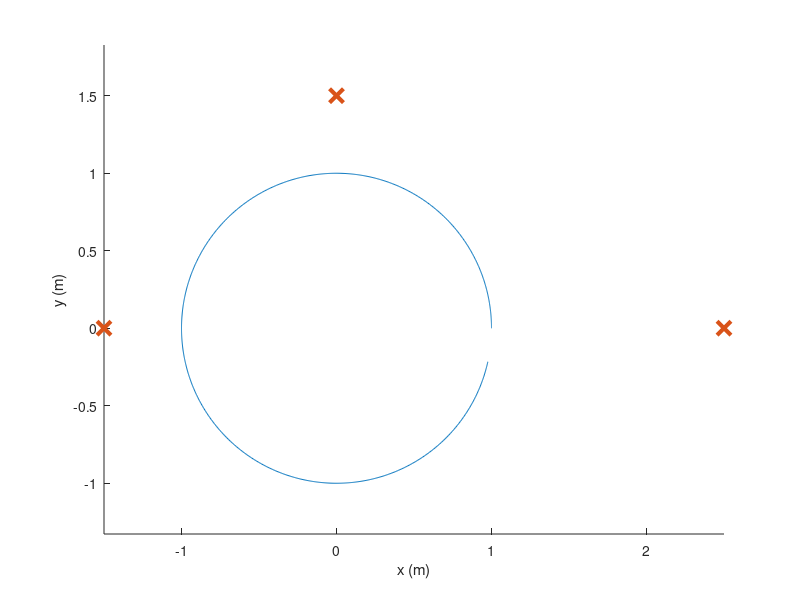
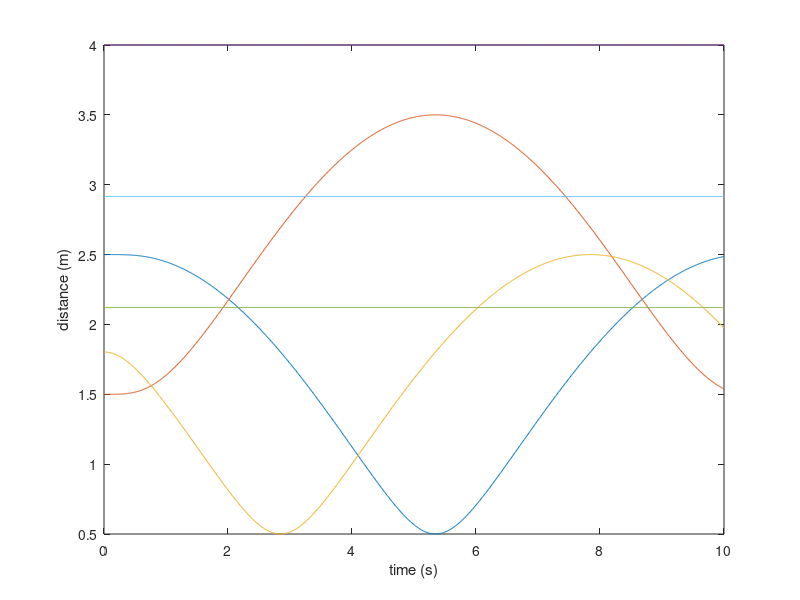

Here is the MATLAB script that generated these plots, in order: (Note: this script raises an error after producing the figures.)
clc;
clear;
close all;

%% scenario

dt = 1e-2;
duration = 10;
time = (0:dt:duration)';
N = length(time);

radius = 1;
omega = 2 * pi * tanh(2 * time) / duration;
velocity = radius * omega;
acceleration = gradient(velocity, dt);
angle = cumtrapz(dt, omega);
path = radius * [cos(angle) sin(angle)];
attitude = pi / 2 + angle;
anchors = [
    -1.5 0.0;
     2.5 0.0;
     0.0 1.5;
];

figure; hold on; axis equal;
plot(path(:, 1), path(:, 2));
plot(anchors(:, 1), anchors(:, 2), 'x', 'MarkerSize', 10, 'LineWidth', 3);
xlabel('x (m)');
ylabel('y (m)');

%% distances

target_distance = pdist2(path, anchors);
anchor_distance = pdist(anchors);

distance = [target_distance repmat(anchor_distance, N, 1)];

figure;
plot(time, distance);
xlabel('time (s)');
ylabel('distance (m)');

%% dead reckoning

target_x = {'x'; 'y'; 'theta'; 'v'};
anchor_x = cell(2 * height(anchors), 1);
for i = 1:height(anchors)
    anchor_x{2 * i - 1} = ['x_' num2str(i)];
    anchor_x{2 * i} = ['y_' num2str(i)];
end

x_sym = str2sym([target_x; anchor_x]);
u_sym = str2sym({'a'; 'omega'});
vars_sym = [x_sym; u_sym];

target_f = {
    'x + v * dt * cos(theta)';
    'y + v * dt * sin(theta)';
    'theta + omega * dt';
    'v + a * dt';
};

f_sym = str2sym([target_f; anchor_x]);

% linearization
A_sym = jacobian(f_sym, x_sym);
G_sym = jacobian(f_sym, u_sym);

% code generation
f_func = matlabFunction(subs(f_sym, 'dt', dt), 'Vars', {u_sym x_sym});
A_func = matlabFunction(subs(A_sym, 'dt', dt), 'Vars', {u_sym x_sym});
G_func = matlabFunction(subs(G_sym, 'dt', dt), 'Vars', {u_sym x_sym});

%% measurement

n_nodes = 1 + height(anchors);
n_edges = n_nodes * (n_nodes - 1) / 2;

uwb_h = cell(n_edges, 1);
for i = 1:height(anchors)
    x_i = anchors(i, 1);
    y_i = anchors(i, 2);
    uwb_h{i} = ['norm([x - x_' num2str(i) ', y - y_' num2str(i) '])'];
end
k = height(anchors) + 1;
for i = 1:height(anchors)
    for j = i+1:height(anchors)
        uwb_h{k} = [ ...
            'norm([' ...
            'x_' num2str(i) ' - x_' num2str(j) ', ' ...
            'y_' num2str(i) ' - y_' num2str(j) '])' ...
        ];
        k = k + 1;
    end
end

h_sym = str2sym(['x'; 'y'; 'theta'; uwb_h]);
H_sym = jacobian(h_sym, x_sym);

h_func = matlabFunction(h_sym, 'Vars', {x_sym});
H_func = matlabFunction(H_sym, 'Vars', {x_sym});

%% sensors

% odometry
Q = diag([0.01, 0.005]);
u = [acceleration omega] + mvnrnd(zeros(1, height(Q)), Q, N);

% measurement
R = blkdiag(0.01 * eye(2), 0.1, 0.001 * eye(n_edges));
z = [path attitude distance] + mvnrnd(zeros(1, height(R)), R, N);

figure;
subplot(2, 3, [1 4]); hold on; axis equal;
title('path');
plot(path(:, 1), path(:, 2));
plot(z(:, 1), z(:, 2), '.');
subplot(2, 3, 2); hold on;
title('acceleration');
plot(time, acceleration);
plot(time, u(:, 1), '.');
subplot(2, 3, 5); hold on;
title('angular velocity');
plot(time, omega);
plot(time, u(:, 2), '.');
subplot(2, 3, 3); hold on;
title('attitude');
plot(time, attitude);
plot(time, z(:, 3), '.');
subplot(2, 3, 6); hold on;
title('distance');
plot(time, distance);
plot(time, z(:, 4:end), '.');

%% extended kalman filter

x = zeros(height(x_sym), N);
x(:, 1) = [z(1, 1:3) 0 reshape(anchors', 1, []) + 0.1];

P = zeros(height(x_sym), height(x_sym), N);
P(:, :, 1) = blkdiag(R(1:3, 1:3), 0, 0.1 * eye(numel(anchors)));

for i = 1:N-1
    % predict
    x(:, i + 1) = f_func(u(i, :)', x(:, i));
    A = A_func(u(i, :)', x(:, i));
    G = G_func(u(i, :)', x(:, i));
    P(:, :, i + 1) = A * P(:, :, i) * A' + G * Q * G';

    % update
    if mod(i, 50) == 0
        H = H_func(x(:, i + 1));
        S = H * P(:, :, i + 1) * H' + R;
        W = P(:, :, i + 1) * H' / S;
        I = z(i, :)' - h_func(x(:, i + 1));
        x(:, i + 1) = x(:, i + 1) + W * I;
        P(:, :, i + 1) = P(:, :, i + 1) - W * H * P(:, :, i + 1);
    end
end

figure;
subplot(2, 2, 1); hold on; axis equal;
title('path');
plot(path(:, 1), path(:, 2));
plot(x(1, :), x(2, :));
subplot(2, 2, 2); hold on;
title('attitude');
plot(time, attitude);
plot(time, x(3, :));
subplot(2, 2, [3 4]); hold on;
title('velocity');
plot(time, velocity);
plot(time, x(4, :));

%% mapping error

mapping_error = zeros(N, height(anchors));
for i = 1:N
    anchor_est = reshape(x(5:end, i), 2, []);
    for j = 1:height(anchors)
        mapping_error(i, j) = norm(anchors(j, :) - anchor_est(:, j)', 2);
    end
end

figure; hold on;
plot(time, mapping_error);
title('mapping error');

%% covariance plot

figure; hold on;
title('covariace');
for i = 1:height(P)
    plot(time, squeeze(P(i, i, :)));
end